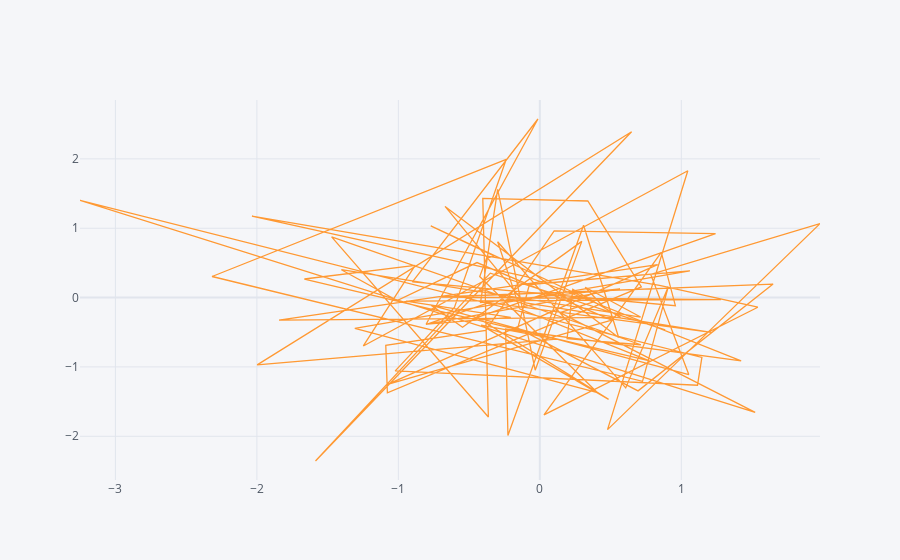

The cell this chart's notebook holds for it:
### Code cell
#to plot other kinds of plots use .iplot(kind='plot_you_want', args required for the plot, mode='mode_you_want') in which for mode you will have to use markers for a scatter plot, demonstrated below.
df.iplot(kind='scatter', x='A', y='B')
#as you can see it plots with lines not markers, so use markers as the mode of these kinda plots.
